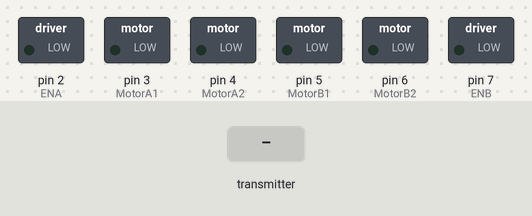
Simulated run of this sketch. Board: Arduino Uno, built with avr-gcc and run on an emulated ATmega328P. Parts: switched loads named in the sketch (green lamp = pin HIGH). The test bench sets the inputs (shaded band). No radio packets arrive unless stated.

Above: at 1.2 s.
1.3 s: the transmitter starts sending xAxis = 0
At 2.3 s:
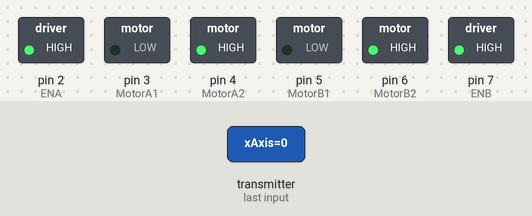
2.8 s: the transmitter starts sending yAxis = 512
At 3.4 s:
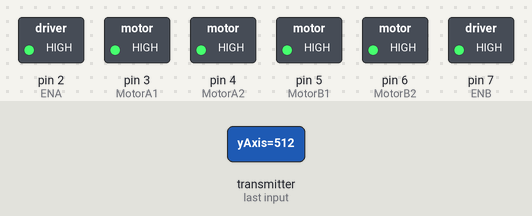
4.3 s: the transmitter starts sending yAxis = 0
At 4.6 s:
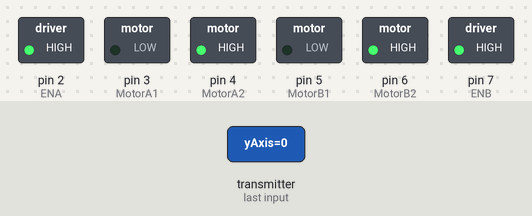
5.8 s: the transmitter starts sending yAxis = 1023
At 6.9 s:
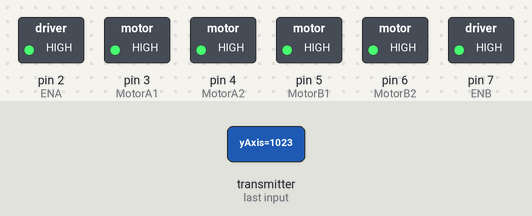
Timing chart, 0 to 8.3 s (numbered marks = the images above; inputs shaded):
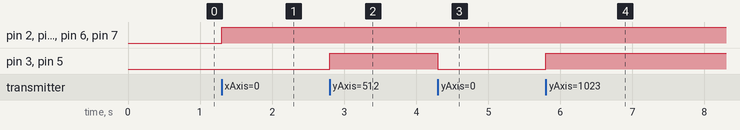

The sketch:

receiver_Code_copy_20240612113239__1_.ino
```cpp
//"If you enjoyed this video, make sure to subscribe our channel ktronic for more!"

// Go to Sketch > Include Library > Manage Libraries....
// In the Library Manager, a window will pop up where you can search for libraries.
// Search for the library you need. For instance, search for "RF24" to install the RF24 library used for the NRF24L01 module.
// Select the library from the search results and click the Install button.
// Repeat the steps for any other libraries you need (e.g., "SPI" is usually pre-installed).
// Include necessary libraries

#include<SPI.h>
#include<nRF24L01.h>
#include<RF24.h>

// Define pins for the L298 motor driver
int ENA = 2;
int ENB = 7;
int MotorA1 = 3;
int MotorA2 = 4;
int MotorB1 = 5;
int MotorB2 = 6;

// Define CE and CSN pins for the NRF24L01
RF24 radio(8, 10);

const byte address[6] = "00001";

struct data {
  int xAxis;
  int yAxis;

};
data receive_data;


void setup() {
  // put your setup code here, to run once:
Serial.begin(9600);
radio.begin();
radio.openReadingPipe(0,address);
radio.setPALevel(RF24_PA_MIN);
radio.setDataRate(RF24_250KBPS);
radio.startListening();
pinMode(ENA, OUTPUT);
pinMode(ENB, OUTPUT);
pinMode(MotorA1, OUTPUT);
pinMode(MotorA2, OUTPUT);
pinMode(MotorB1, OUTPUT);
pinMode(MotorB2, OUTPUT);
}


void loop() {
  // put your main code here, to run repeatedly
 while(radio.available()) {
    radio.read(&receive_data, sizeof(data));
 if(receive_data.yAxis > 400) {
  digitalWrite(MotorA1, HIGH);
  digitalWrite(MotorA2, HIGH);
  digitalWrite(MotorB1, HIGH);
  digitalWrite(MotorB2, HIGH);
  analogWrite(ENA, 150);
  analogWrite(ENB, 150);

}else if(receive_data.yAxis < 320) {
  digitalWrite(MotorA1, LOW);
  digitalWrite(MotorA2, HIGH);
  digitalWrite(MotorB1, LOW);
  digitalWrite(MotorB2, HIGH);
  analogWrite(ENA, 150);
  analogWrite(ENB, 150);
} else if(receive_data.xAxis < 320){
  digitalWrite(MotorA1, HIGH);
  digitalWrite(MotorA2, LOW);
  digitalWrite(MotorB1, HIGH);
  digitalWrite(MotorB2, LOW);
  analogWrite(ENA, 150);
  analogWrite(ENB, 150);
}else if(receive_data.xAxis > 400){
  digitalWrite(MotorA1, HIGH);
  digitalWrite(MotorA2, LOW);
  digitalWrite(MotorB1, HIGH);
  digitalWrite(MotorB2, LOW);
  analogWrite(ENA, 150);
  analogWrite(ENB, 150);
}else {
  digitalWrite(MotorA1, LOW);
  digitalWrite(MotorA2, LOW);
  digitalWrite(MotorB1, LOW);
  digitalWrite(MotorB2, LOW);
  analogWrite(ENA, 0);
  analogWrite(ENB, 0);
  }
 }
}
```

Measured:
- after the input at 1.3 s, pin 2 (ENA), pin 4 (MotorA2), pin 6 (MotorB2), pin 7 (ENB): LOW → HIGH at once
- after the input at 2.8 s, pin 3 (MotorA1), pin 5 (MotorB1): LOW → HIGH at once
- after the input at 4.3 s, pin 3 (MotorA1), pin 5 (MotorB1): HIGH → LOW at once
- after the input at 5.8 s, pin 3 (MotorA1), pin 5 (MotorB1): LOW → HIGH at once
